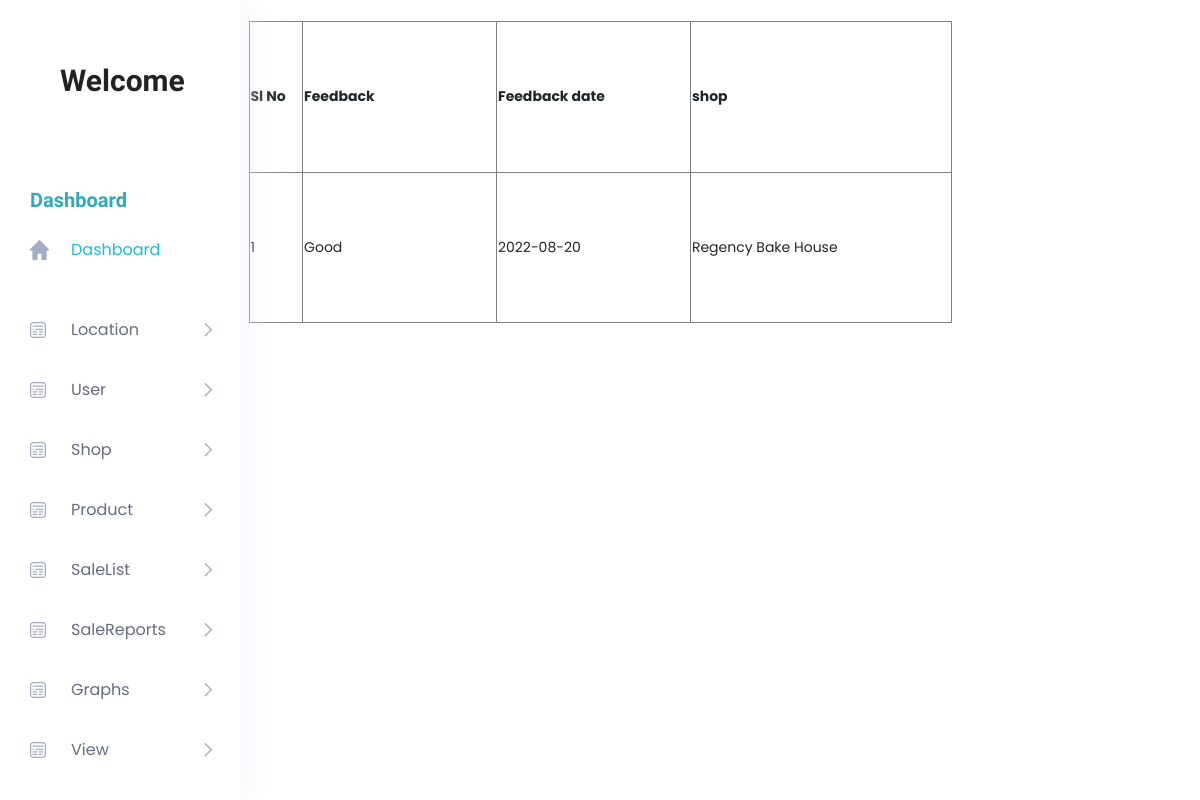
Page /Project/Admin/ShopFeedback.php on the earlier database version.
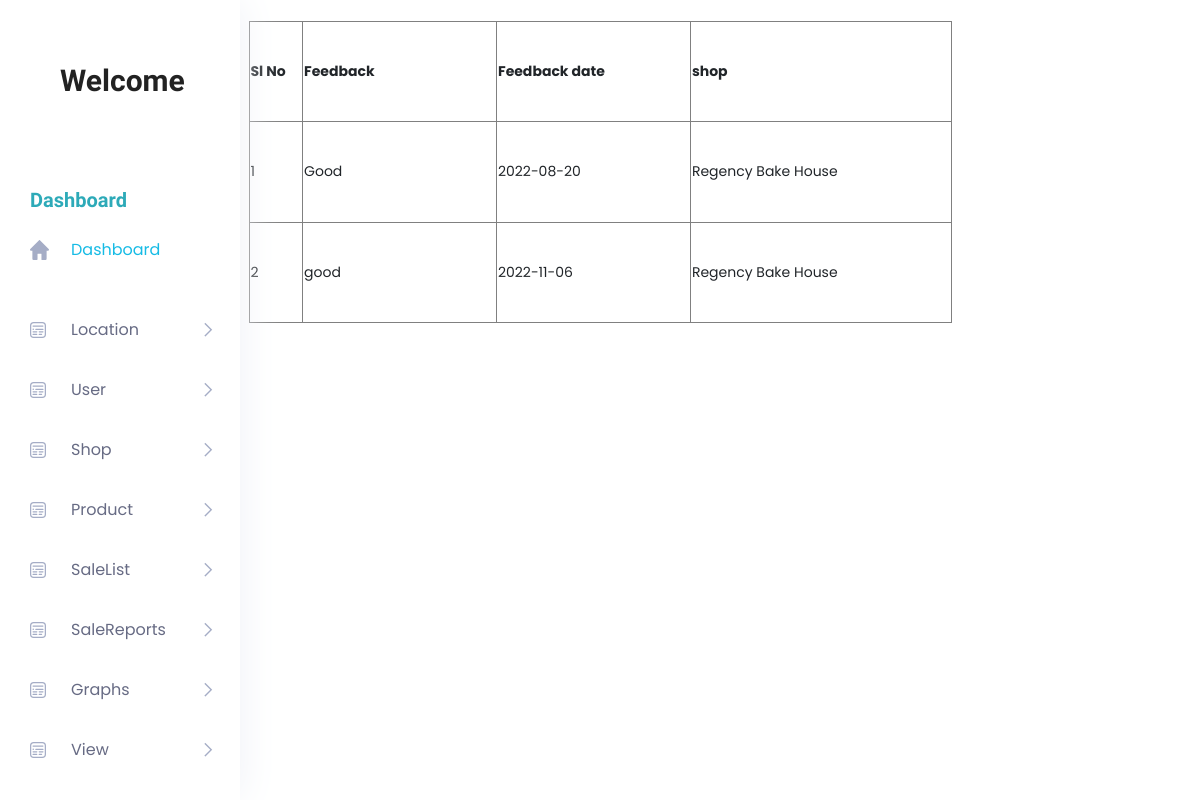
Same page on the later database version.
### tables this page shows
CREATE TABLE `tbl_feedback` (
  `feedback_id` int(11) NOT NULL,
  `feedback_content` varchar(500) NOT NULL,
  `feedback_date` date NOT NULL DEFAULT current_timestamp(),
  `shop_id` int(11) NOT NULL,
  `user_id` int(11) NOT NULL
);

CREATE TABLE `tbl_shop` (
  `shop_id` int(11) NOT NULL,
  `shop_name` varchar(50) NOT NULL,
  `shop_address` varchar(50) NOT NULL,
  `shop_email` varchar(50) NOT NULL,
  `shop_contact` varchar(50) NOT NULL,
  `shop_password` varchar(50) NOT NULL,
  `shop_photo` varchar(200) NOT NULL,
  `shop_proof` varchar(200) NOT NULL,
  `shop_status` int(11) NOT NULL,
  `place_id` int(11) NOT NULL
);

### Project/Admin/ShopFeedback.php (the view, shortened to what this page needs)
<?php
	 include("../Assets/Connection/Connection.php");
?>
<!DOCTYPE html PUBLIC "-//W3C//DTD XHTML 1.0 Transitional//EN" "http://www.w3.org/TR/xhtml1/DTD/xhtml1-transitional.dtd">
<html xmlns="http://www.w3.org/1999/xhtml">
<head>
</head>
<body>
<a href="HomePage.php">Home</a>
 <?php
include("Head.php");
?>
<form id="form1" name="form1" method="post" action="">
 <center> <table width="703" height="302" border="1">
    <tr>
      <th width="45" scope="col">Sl No</th>
      <th width="163" scope="col">Feedback</th>
      <th width="163" scope="col">Feedback date</th>
      <th width="219" scope="col">shop</th>
    </tr>
     <?php
	$selectQry="select * from tbl_feedback f inner join tbl_shop u on f.shop_id=u.shop_id ";
	$row=$conn->query($selectQry);
	$i=0;
	while($data=$row->fetch_assoc())
	{
	$i++;
	?>
    <tr>
      <td><?php echo $i ?></td>
      <td><?php echo $data["feedback_content"] ?></td>
      <td><?php echo $data["feedback_date"] ?></td>
      <td><?php echo $data["shop_name"] ?></td>
    </tr>
    <?php
	}
	?>
  </table>
  </center>
</form>
<?php
include("Foot.php");
?>
<p>&nbsp;</p>
</body>
</html>

Differences in the rows shown:
added tbl_feedback: feedback_content "good", feedback_date "2022-11-06", shop.shop_name "Regency Bake House"
